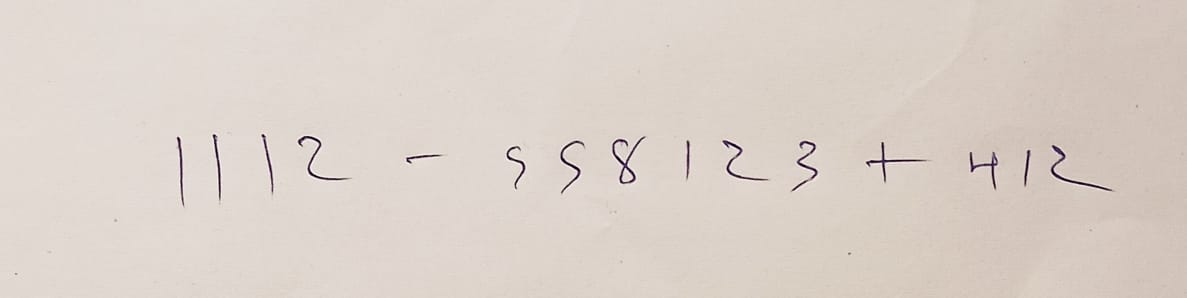
#> input picture math_equation_solver/assets/images/janak/blank20.jpeg, 1187 x 298 px, given as the content of the folder assets/images/janak/blank20.jpeg0, which was not available
$ python -i math_data_set_csv.py   (imports and definitions only)
#> lines starting #> are read from the running program, lines starting #| are printed output that depends on the picture; after the words box and inside, x2 and y2 are one past the last pixel; in counts of white or black regions, pixels touching at a corner belong together; pictures that were not available may be replaced by others from this repository, and a replacement may not be noted
# Import Libraries
import math
import numpy as np
import pandas as pd
import matplotlib.pyplot as ply
import cv2
import os
from os import listdir
from os.path import isfile, join
from PIL import Image


class MathDataSet:
    def getMathDictionary(self):
        """
        :return: Returns the dictionary of data set elements containing digits and operators
        """
        mathDictionary = {0: "0", 1: "1", 2: "2", 3: "3", 4: "4",
                          5: "5", 6: "6", 7: "7", 8: "8", 9: "9",
                          10: "-", 11: "+", 12: "times", 13: "div",
                          14: "(", 15: ")", 16: "dot", 17: "sqrt"}
        return mathDictionary

    def getMathOperatorDiary(self):
        """
        :return: Returns the operators dictionary for eval()
        """
        operatorDiary = {
            "sqrt": math.sqrt,
            # "sin": math.sin,
            # "cos": math.cos,
            # "tan": math.tan
        }
        return operatorDiary

    def loadImagesFromFolder(self, folder):
        """
        # load images from data set folder
        :param folder
        """
#> called with folder = 'assets/images/janak/blank20.jpeg0'
        train_data = []
        # Iterate over all the files in the folder
        for filename in listdir(folder):
            # Read the image and convert it into GrayScale
            img = cv2.imread(join(folder, filename), cv2.IMREAD_GRAYSCALE)
#> img: shape (298, 1187); min 0, max 255, mean 211.5
            img = cv2.bitwise_not(img)  # For inverting the image
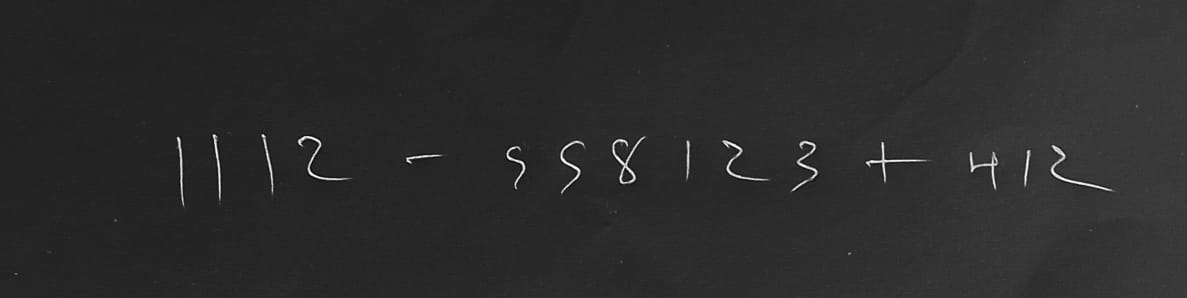
#> img: shape (298, 1187); min 0, max 255, mean 43.5
            if img is not None:
                # Threshold the image
                ret, thresh = cv2.threshold(img, 127, 255, cv2.THRESH_BINARY)
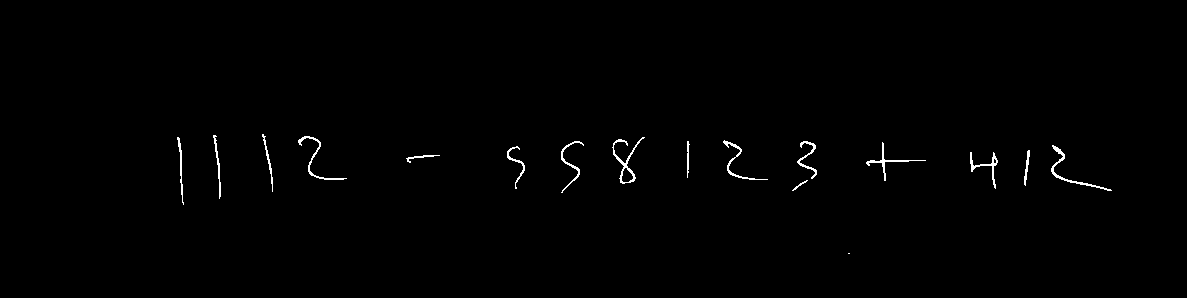
#> thresh: shape (298, 1187); 0.67% white in thin lines or dots, all inside (x1, y1, x2, y2) = (177, 134, 1112, 254)
                # Find the contours from the threshold image
                contours, hierarchy = cv2.findContours(thresh, cv2.RETR_EXTERNAL, cv2.CHAIN_APPROX_NONE)
#> contours = 17 contours, 2 with area under 20; largest, box (x1, y1, x2, y2) and area: (612, 137, 645, 184) 277, (1051, 145, 1112, 191) 156, (970, 152, 998, 189) 118, (298, 136, 347, 180) 116, (723, 140, 768, 180) 104
                # Sort the contours based on the key of rectangles top left corner x dimension
                cnt = sorted(contours, key=lambda ctr: cv2.boundingRect(ctr)[0])
#> cnt has the same summary as contours
                # Find a rectangle of maximum width and height from the cnt list
                maximumArea = 0
                for c in cnt:
                    tl_x, tl_y, width, height = cv2.boundingRect(c)
                    maximumArea = max(width * height, maximumArea)
                    if maximumArea == width * height:
                        x_max = tl_x
                        y_max = tl_y
                        h_max = height
                        w_max = width
#> this loop made 17 passes
#> (tl_x, tl_y, width, height, maximumArea, x_max, y_max, h_max) on passes 1, 2, 3, 4, 14, 17: (177, 137, 7, 68, 476, 177, 137, 68), (213, 135, 8, 64, 512, 213, 135, 64), (262, 134, 11, 58, 638, 262, 134, 58), (298, 136, 49, 44, 2156, 298, 136, 44), (866, 142, 60, 39, 2340, 866, 142, 39), (1051, 145, 61, 46, 2806, 1051, 145, 46)
#> (tl_x, tl_y, width, height, maximumArea) on passes 5 to 10: (406, 155, 34, 8, 2156), (507, 146, 18, 43, 2156), (561, 141, 23, 52, 2156), (612, 137, 33, 47, 2156), (687, 141, 3, 37, 2156), (723, 140, 45, 40, 2156)
                im_crop = thresh[y_max:y_max + h_max + 10, x_max:x_max + w_max + 10]  # 10 is added extra
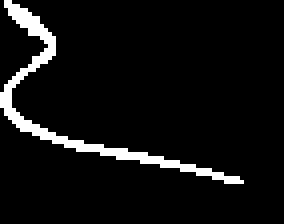
#> im_crop: shape (56, 71) (shown 4 times larger); 6.2% white in thin lines or dots, all inside (x1, y1, x2, y2) = (0, 0, 61, 46)
                im_resize = cv2.resize(im_crop, (28, 28))  # Resize rectangle to 28X28
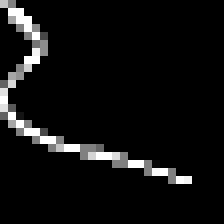
#> im_resize: shape (28, 28) (shown 8 times larger); min 0, max 255, mean 15.9
                im_resize = np.reshape(im_resize, (784, 1))  # Reshape rectangle to 784X1
#> im_resize = 784 values, max 255 at index 29, min 0 at index 2, mean 15.9

                train_data.append(im_resize)  # Add the rectangle to train_data array
        return train_data

    def storeDataSetIntoCsv(self, dataSetPath):
        """
        :param dataSetPath:
        """
        mathDictionary = self.getMathDictionary()

        # Not used within loop so as to initialize data array
        data = self.loadImagesFromFolder(dataSetPath + "0")
#> data = 1 item
        for i in range(0, len(data)):
            data[i] = np.append(data[i], ["0"])
#> this loop made 1 pass
        # print(len(data))
        for key in range(1, len(mathDictionary)):
            data_aux = self.loadImagesFromFolder(dataSetPath + mathDictionary.get(key))
#> the loop in loadImagesFromFolder (call 2), `for c in cnt:` made 17 passes
#> (tl_x, tl_y, width, height, maximumArea) on passes 5, 6, 7, 8, 9, 10, 11, 12, 15, 16: (406, 155, 34, 8, 2156), (507, 146, 18, 43, 2156), (561, 141, 23, 52, 2156), (612, 137, 33, 47, 2156), (687, 141, 3, 37, 2156), (723, 140, 45, 40, 2156), (792, 180, 16, 11, 2156), (797, 141, 20, 38, 2156), (970, 152, 28, 37, 2340), (1024, 150, 6, 36, 2340)
#> data_aux = 1 item
            for i in range(0, len(data_aux)):
                data_aux[i] = np.append(data_aux[i], [key])
            data = np.concatenate((data, data_aux))
            # print(len(data))
            data_aux.clear()
        # Store our data set into csv file
        df = pd.DataFrame(data, index=None)
#> df = table of 18 rows and 785 columns
        df.to_csv('train_final.csv', index=False)


# [4 lines not run here, left out]

>>> result = MathDataSet().storeDataSetIntoCsv('assets/images/janak/blank20.jpeg')
